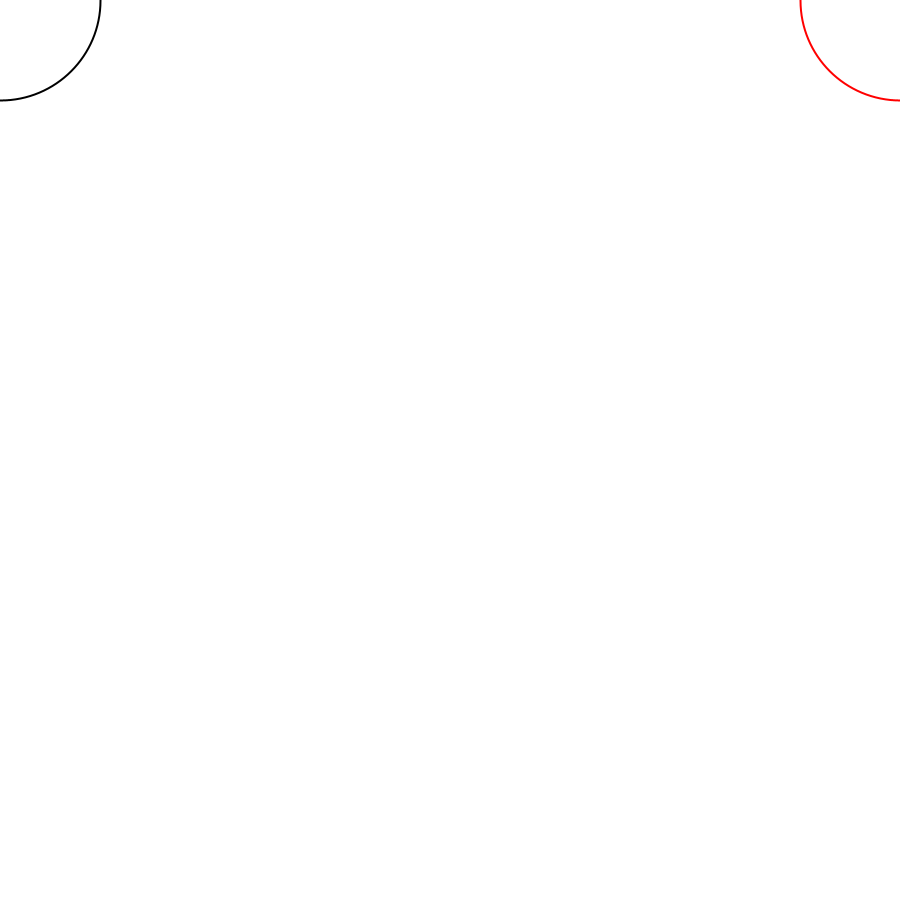
Frame 1 (no input)
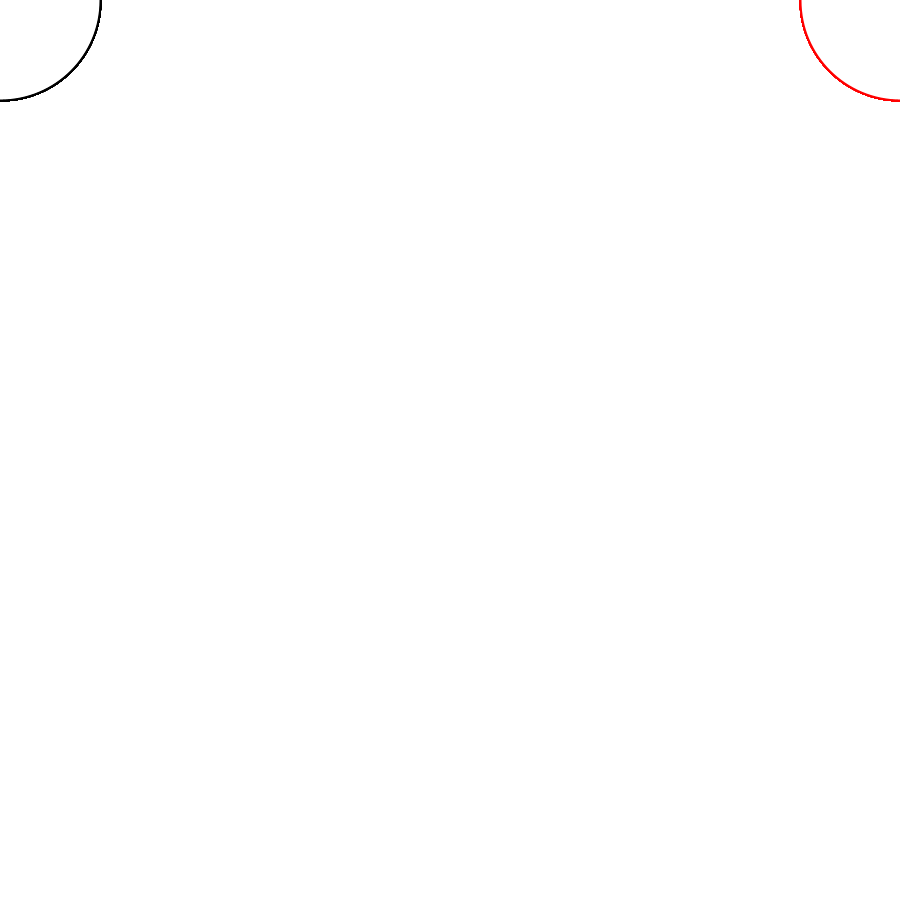
Frame 60 (the mouse pressed at the canvas centre just before this capture)
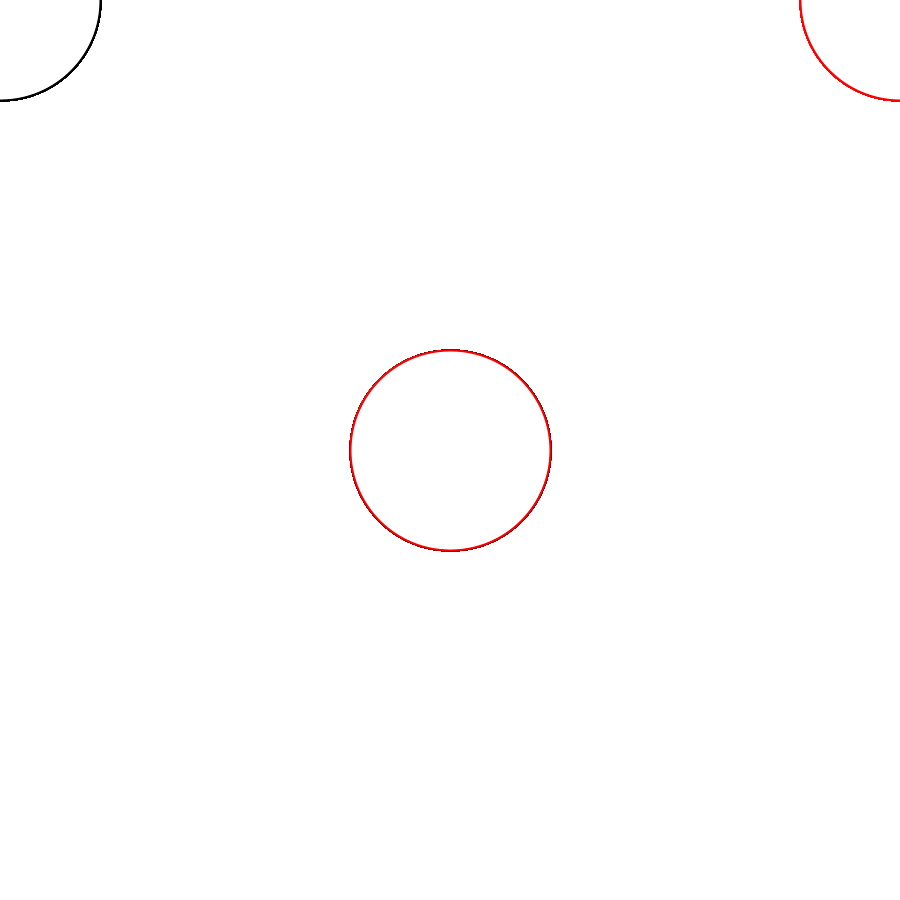
Frame 120 (the mouse held since frame 60 and released just before this capture)

The Processing sketch that drew these frames (run headless with seeded random() and noise(); from frame 60 on, the mouse is pressed at the canvas centre):

// Processing sketch: decal_1
// ── decal_1.pde
void setup() { 
  size(900, 900); 
  background(255);
}

void draw() {
  fill(255);
  stroke(0); 
  strokeWeight(2);
  ellipse(mouseX, mouseY, 200, 200); 
  stroke(255, 0, 0);
  float x = map(mouseX, 0, width, height, 0);
  ellipse(x, mouseY, 200, 200);
}
